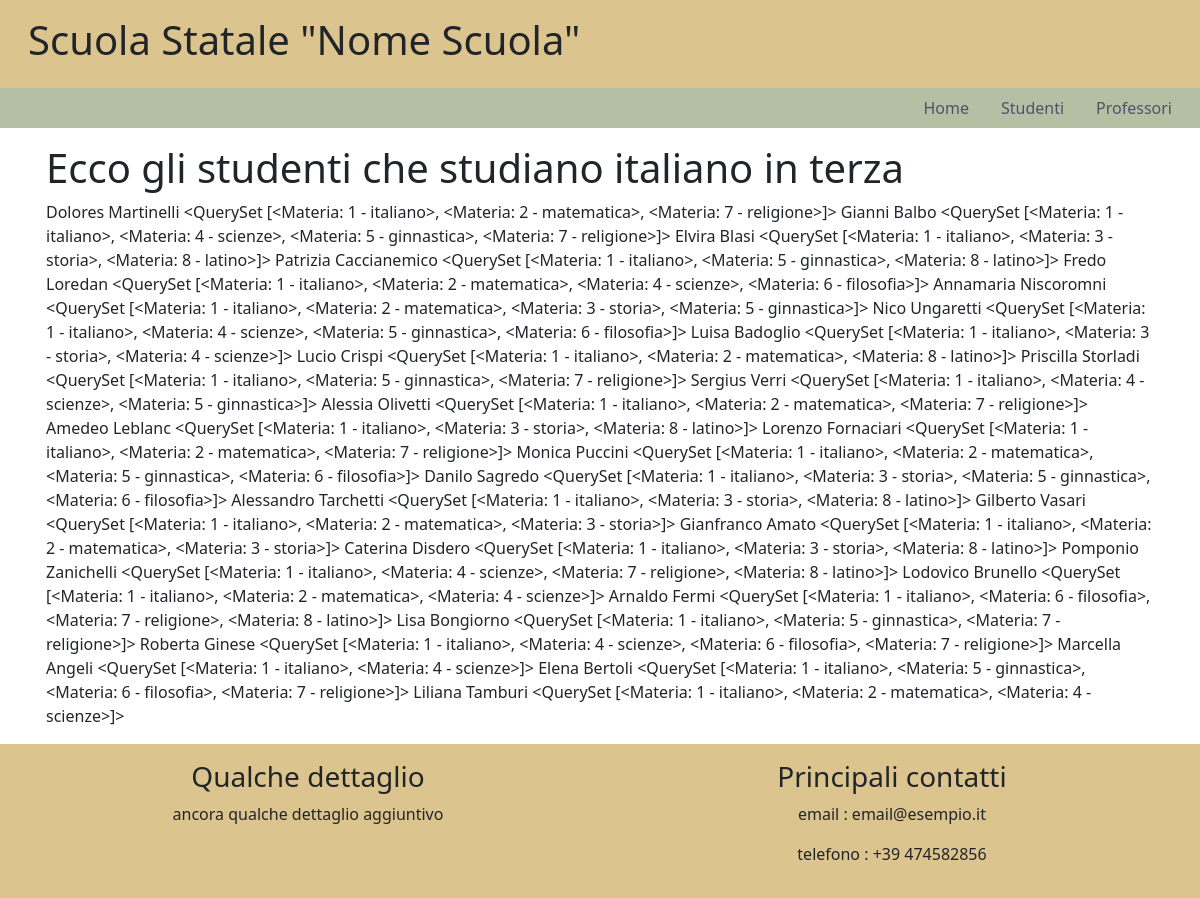
Page /registro_scolastico/qs on the committed database.
### registro_scolastico/models.py (models this page shows, shortened)
class Studente(models.Model):
    nome = models.CharField(max_length=100, verbose_name='nome', help_text='nome dello studente', blank=False, null=True)
    cognome = models.CharField(max_length=100, verbose_name='cognome', help_text='cognome dello studente', blank=False, null=True)
    email = models.EmailField(verbose_name='indirizzo email', help_text='contatto mail dello studente', blank=False, null=True)
    competenze = models.ManyToManyField('registro_scolastico.Materia', related_name='insegnato_a')
    classe = models.ForeignKey('registro_scolastico.Aula', related_name='alunni', on_delete=models.SET_NULL, blank=True, null=True)
    class Meta:
        verbose_name_plural = "Studenti"

class Materia(models.Model):
    nome = models.CharField(max_length=100, verbose_name='insegnamento', help_text='nome insegnamento', blank=False, null=True)
    def __str__(self):
        return str(self.id) + ' - ' + self.nome
    class Meta:
        verbose_name_plural = "Materie"

### registro_scolastico/views.py (the view)
# urls.py: path('qs', views.mostra_qs, name='mostra_qs'),
def mostra_qs(request):
    s = Studente.objects.filter(competenze=Materia.objects.get(nome='italiano'),
                                          classe__in=Aula.objects.filter(anno=3))
    context = {'s': s}
    return render(request, 'qs.html', context)

### templates/qs.html (shortened to what this page needs)
{% extends 'base.html' %}
{% block mybody %}
    <h1>Ecco gli studenti che studiano italiano in terza</h1>
    {% for i in s %}
        {{ i.nome }}
        {{ i.cognome }}
        {{ i.competenze.all }}
    {% endfor %}
{% endblock %}

### rows in the picture
Studente: nome "Dolores", cognome "Martinelli", competenze.all "<QuerySet [<Materia: 1 - italiano>, <Materia: 2 - matematica>, <Materia: 7 - religione>]>"
Studente: nome "Gianni", cognome "Balbo", competenze.all "<QuerySet [<Materia: 1 - italiano>, <Materia: 4 - scienze>, <Materia: 5 - ginnastica>, <Materia: 7 - religione>]>"
Studente: nome "Elvira", cognome "Blasi", competenze.all "<QuerySet [<Materia: 1 - italiano>, <Materia: 3 - storia>, <Materia: 8 - latino>]>"
Studente: nome "Patrizia", cognome "Caccianemico", competenze.all "<QuerySet [<Materia: 1 - italiano>, <Materia: 5 - ginnastica>, <Materia: 8 - latino>]>"
Studente: nome "Fredo", cognome "Loredan", competenze.all "<QuerySet [<Materia: 1 - italiano>, <Materia: 2 - matematica>, <Materia: 4 - scienze>, <Materia: 6 - filosofia>]>"
Studente: nome "Annamaria", cognome "Niscoromni", competenze.all "<QuerySet [<Materia: 1 - italiano>, <Materia: 2 - matematica>, <Materia: 3 - storia>, <Materia: 5 - ginnastica>]>"
Studente: nome "Nico", cognome "Ungaretti", competenze.all "<QuerySet [<Materia: 1 - italiano>, <Materia: 4 - scienze>, <Materia: 5 - ginnastica>, <Materia: 6 - filosofia>]>"
Studente: nome "Luisa", cognome "Badoglio", competenze.all "<QuerySet [<Materia: 1 - italiano>, <Materia: 3 - storia>, <Materia: 4 - scienze>]>"
Studente: nome "Lucio", cognome "Crispi", competenze.all "<QuerySet [<Materia: 1 - italiano>, <Materia: 2 - matematica>, <Materia: 8 - latino>]>"
Studente: nome "Priscilla", cognome "Storladi", competenze.all "<QuerySet [<Materia: 1 - italiano>, <Materia: 5 - ginnastica>, <Materia: 7 - religione>]>"
Studente: nome "Sergius", cognome "Verri", competenze.all "<QuerySet [<Materia: 1 - italiano>, <Materia: 4 - scienze>, <Materia: 5 - ginnastica>]>"
Studente: nome "Alessia", cognome "Olivetti", competenze.all "<QuerySet [<Materia: 1 - italiano>, <Materia: 2 - matematica>, <Materia: 7 - religione>]>"
Studente: nome "Amedeo", cognome "Leblanc", competenze.all "<QuerySet [<Materia: 1 - italiano>, <Materia: 3 - storia>, <Materia: 8 - latino>]>"
Studente: nome "Lorenzo", cognome "Fornaciari", competenze.all "<QuerySet [<Materia: 1 - italiano>, <Materia: 2 - matematica>, <Materia: 7 - religione>]>"
Studente: nome "Monica", cognome "Puccini", competenze.all "<QuerySet [<Materia: 1 - italiano>, <Materia: 2 - matematica>, <Materia: 5 - ginnastica>, <Materia: 6 - filosofia>]>"
Studente: nome "Danilo", cognome "Sagredo", competenze.all "<QuerySet [<Materia: 1 - italiano>, <Materia: 3 - storia>, <Materia: 5 - ginnastica>, <Materia: 6 - filosofia>]>"
Studente: nome "Alessandro", cognome "Tarchetti", competenze.all "<QuerySet [<Materia: 1 - italiano>, <Materia: 3 - storia>, <Materia: 8 - latino>]>"
Studente: nome "Gilberto", cognome "Vasari", competenze.all "<QuerySet [<Materia: 1 - italiano>, <Materia: 2 - matematica>, <Materia: 3 - storia>]>"
Studente: nome "Gianfranco", cognome "Amato", competenze.all "<QuerySet [<Materia: 1 - italiano>, <Materia: 2 - matematica>, <Materia: 3 - storia>]>"
Studente: nome "Caterina", cognome "Disdero", competenze.all "<QuerySet [<Materia: 1 - italiano>, <Materia: 3 - storia>, <Materia: 8 - latino>]>"
Studente: nome "Pomponio", cognome "Zanichelli", competenze.all "<QuerySet [<Materia: 1 - italiano>, <Materia: 4 - scienze>, <Materia: 7 - religione>, <Materia: 8 - latino>]>"
Studente: nome "Lodovico", cognome "Brunello", competenze.all "<QuerySet [<Materia: 1 - italiano>, <Materia: 2 - matematica>, <Materia: 4 - scienze>]>"
Studente: nome "Arnaldo", cognome "Fermi", competenze.all "<QuerySet [<Materia: 1 - italiano>, <Materia: 6 - filosofia>, <Materia: 7 - religione>, <Materia: 8 - latino>]>"
Studente: nome "Lisa", cognome "Bongiorno", competenze.all "<QuerySet [<Materia: 1 - italiano>, <Materia: 5 - ginnastica>, <Materia: 7 - religione>]>"
Studente: nome "Roberta", cognome "Ginese", competenze.all "<QuerySet [<Materia: 1 - italiano>, <Materia: 4 - scienze>, <Materia: 6 - filosofia>, <Materia: 7 - religione>]>"
Studente: nome "Marcella", cognome "Angeli", competenze.all "<QuerySet [<Materia: 1 - italiano>, <Materia: 4 - scienze>]>"
Studente: nome "Elena", cognome "Bertoli", competenze.all "<QuerySet [<Materia: 1 - italiano>, <Materia: 5 - ginnastica>, <Materia: 6 - filosofia>, <Materia: 7 - religione>]>"
Studente: nome "Liliana", cognome "Tamburi", competenze.all "<QuerySet [<Materia: 1 - italiano>, <Materia: 2 - matematica>, <Materia: 4 - scienze>]>"
